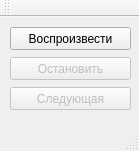
<?xml version="1.0" encoding="UTF-8"?>
<ui version="4.0">
 <class>MainWindow</class>
 <widget class="QMainWindow" name="MainWindow">
  <property name="geometry">
   <rect>
    <x>0</x>
    <y>0</y>
    <width>139</width>
    <height>151</height>
   </rect>
  </property>
  <property name="windowTitle">
   <string>OwnRadio Player</string>
  </property>
  <widget class="QWidget" name="centralWidget">
   <widget class="QPushButton" name="pushButtonNext">
    <property name="enabled">
     <bool>false</bool>
    </property>
    <property name="geometry">
     <rect>
      <x>10</x>
      <y>70</y>
      <width>121</width>
      <height>23</height>
     </rect>
    </property>
    <property name="text">
     <string>Следующая</string>
    </property>
   </widget>
   <widget class="QPushButton" name="pushButtonStop">
    <property name="enabled">
     <bool>false</bool>
    </property>
    <property name="geometry">
     <rect>
      <x>10</x>
      <y>40</y>
      <width>121</width>
      <height>23</height>
     </rect>
    </property>
    <property name="text">
     <string>Остановить</string>
    </property>
   </widget>
   <widget class="QPushButton" name="pushButtonPlay">
    <property name="geometry">
     <rect>
      <x>10</x>
      <y>10</y>
      <width>121</width>
      <height>23</height>
     </rect>
    </property>
    <property name="text">
     <string>Воспроизвести</string>
    </property>
   </widget>
  </widget>
  <widget class="QMenuBar" name="menuBar">
   <property name="geometry">
    <rect>
     <x>0</x>
     <y>0</y>
     <width>139</width>
     <height>21</height>
    </rect>
   </property>
  </widget>
  <widget class="QToolBar" name="mainToolBar">
   <attribute name="toolBarArea">
    <enum>TopToolBarArea</enum>
   </attribute>
   <attribute name="toolBarBreak">
    <bool>false</bool>
   </attribute>
  </widget>
  <widget class="QStatusBar" name="statusBar"/>
 </widget>
 <layoutdefault spacing="6" margin="11"/>
 <resources/>
 <connections/>
</ui>
